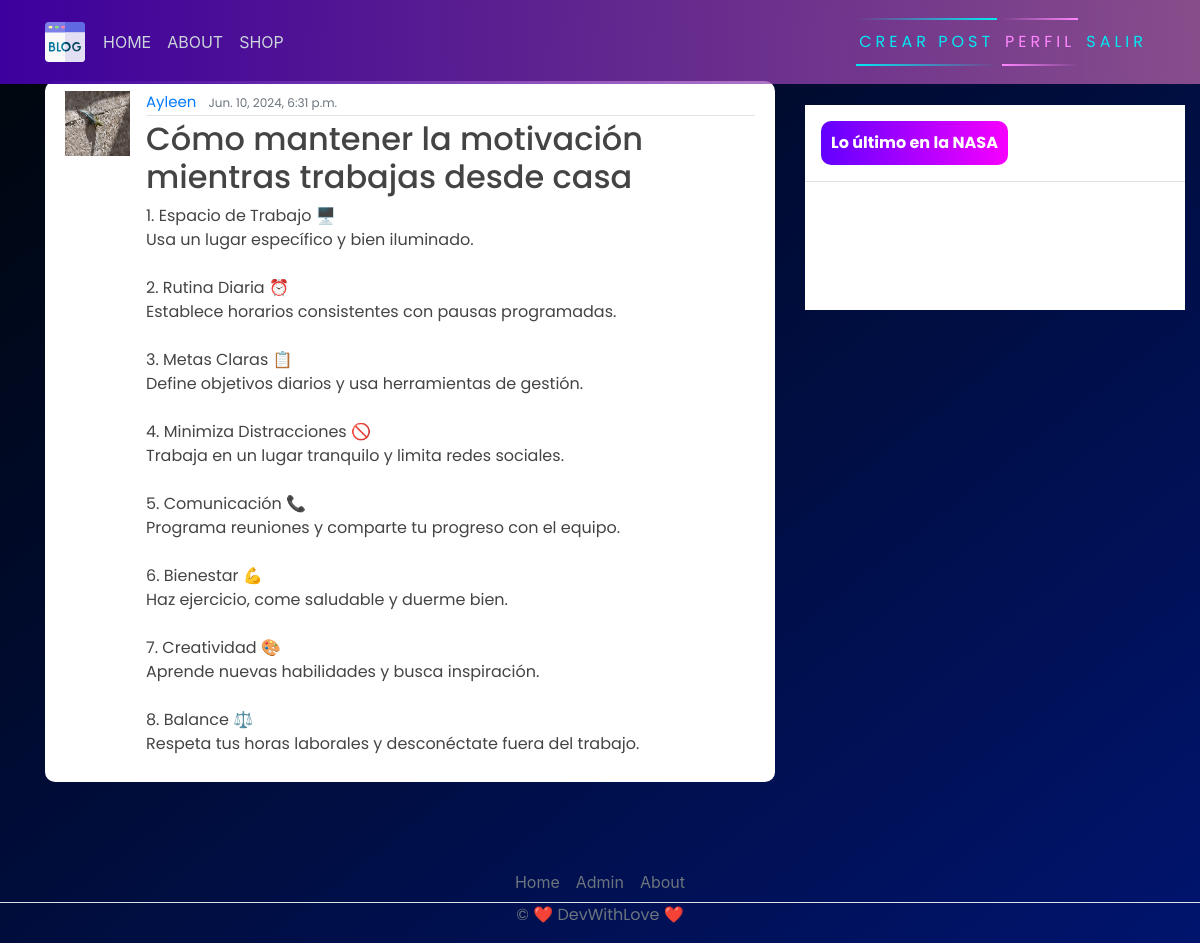
The app's page /post/30/ (signed in) with its own data.
### blog/models.py (models this page shows, shortened)
class Post(models.Model):
    title = models.CharField(max_length=200)
    content = models.TextField()
    date_posted = models.DateTimeField(default=timezone.now)
    author = models.ForeignKey(User, on_delete=models.CASCADE)

### users/models.py (models this page shows, shortened)
class Profile(models.Model):
    user = models.OneToOneField(User, on_delete=models.CASCADE)
    image = models.ImageField(default='default.jpg', upload_to='profile_pics')

### blog/views.py (the view)
# urls.py: path('post/<int:pk>/', PostDetailView.as_view(), name="blog-detail"),
class PostDetailView(LoginRequiredMixin, DetailView):
    model = Post

### blog/templates/blog/post_detail.html (shortened to what this page needs)
{% extends 'blog/base.html' %} {% block content %}
<article class="media content-section">
  <img
    class="rounded-cirlce article-img"
    src="{{ object.author.profile.image.url }}"
    alt=""
  />
  <div class="media-body">
    <div class="article-metadata">
      <a class="mr-2" href="#">{{ object.author }}</a>
      <small class="text-muted">{{ object.date_posted }}</small> <br />
    </div>
    <h2><a class="article-title" href="#">{{ object.title }}</a></h2>
    <p class="article-content">{{ object.content }}</p>
  </div>
  <br />
</article>
{% endblock content %}

### blog/static/blog/main.css (style rules this page uses)
body { background-color: rgb(56, 56, 56); background: linear-gradient(to bottom right, #00060a, #00146e); margin-top: 5rem; background-size: contain; background-repeat: no-repeat; flex-direction: column; height: 100%; display: flex; }
h1, h2, h3, h4, h5, h6, p { color: #444444; font-family: "Poppins", sans-serif; }
.content-section { background: #ffffff; padding: 10px 20px; border-radius: 10px; margin-bottom: 20px; }
.article-title { color: #444444; }
.article-content { white-space: pre-line; }
.article-img { height: 65px; width: 65px; margin-right: 16px; }
.article-metadata { font-family: "Poppins", sans-serif; padding-bottom: 1px; margin-bottom: 4px; font-size: 15px; border-bottom: 1px solid #e3e3e3; }

### records on screen
Post: author.profile.image (picture), author "Ayleen", date_posted "Jun. 10, 2024, 6:31 p.m.", title "Cómo mantener la motivación mientras trabajas desde casa", content "1. Espacio de Trabajo 🖥️ Usa un lugar específico y bien iluminado. 2. Rutina Diaria ⏰ Establece horarios consistentes con pausas programadas. 3. Metas Claras 📋 Define objetivos diarios y usa herramientas de gestión. 4. Minimiza Distracciones 🚫 Trabaja en un lugar tranquilo y limita redes sociales. 5. Comunicación 📞 Programa reuniones y comparte tu progreso con el equipo. 6. Bienestar 💪 Haz ejercicio, come saludable y duerme bien. 7. Creatividad 🎨 Aprende nuevas habilidades y busca inspiración. 8. Balance ⚖️ Respeta tus horas laborales y desconéctate fuera del trabajo."
